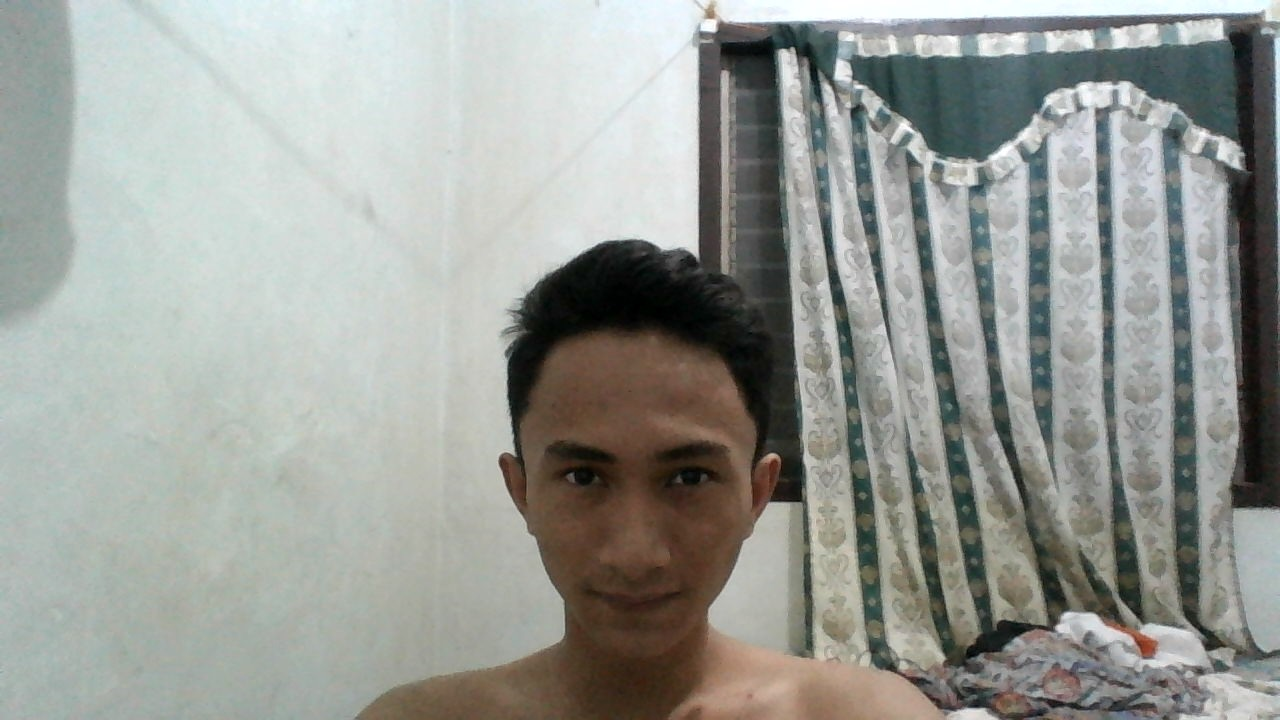
#> input picture Images/MeMyselfAndI2.jpg, 1280 x 720 px, found by its file name
$ python face_detection.py
#> lines starting #> are read from the running program, lines starting #| are printed output that depends on the picture; after the words box and inside, x2 and y2 are one past the last pixel; in counts of white or black regions, pixels touching at a corner belong together
## Remain the comment configuration below for pylint source-code, bug and quality checker.
# pylint: disable=maybe-no-member

from core.general import showMsg
import cv2

# Creating a CascadeClassifierObject
face_cascade = cv2.CascadeClassifier("classifier/predefined/haarcascade_frontalface_default.xml")
eye_cascade = cv2.CascadeClassifier("classifier/predefined/haarcascade_eye.xml")

# Reading the image
img = cv2.imread("images/MeMyselfAndI2.jpg")
#> img is the input picture: shape (720, 1280, 3); mean B, G, R 150.7, 155.9, 152.8
# Reading the image as gray scae Image
gray_img = cv2.cvtColor(img, cv2.COLOR_BGR2GRAY)
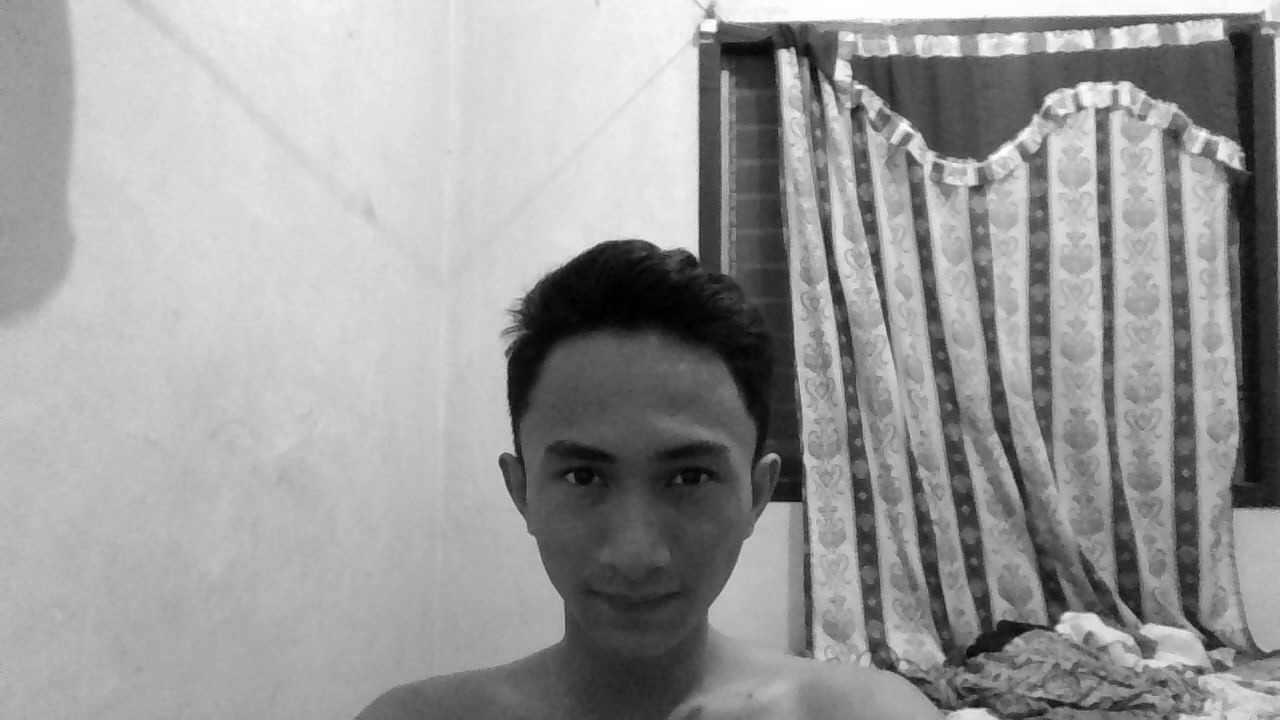
#> gray_img: shape (720, 1280); min 0, max 255, mean 154.4

# Search the coordinates of the image
faces = face_cascade.detectMultiScale(gray_img, scaleFactor = 1.05, minNeighbors = 30)
#> faces = [[487, 362, 291, 291]]

print(type(faces))
#| <class 'numpy.ndarray'>
print(faces)
#| [[487 362 291 291]]

for (x,y,w,h) in faces:
    img = cv2.rectangle(img,(x,y),(x+w,y+h),(255,0,0),1)
    roi_gray = gray_img[y:y+h, x:x+w]
    roi_color = img[y:y+h, x:x+w]
    eyes = eye_cascade.detectMultiScale(roi_gray)

    print(type(eyes))
    print(eyes)

    for (ex,ey,ew,eh) in eyes:
        cv2.rectangle(roi_color,(ex,ey),(ex+ew,ey+eh),(0,255,0),1)
#> this loop made 1 pass
#> (x, y, w, h, eyes) on pass 1: (487, 362, 291, 291, [[65, 85, 58, 58], [168, 85, 60, 60]])
#| <class 'numpy.ndarray'>
#| [[ 65  85  58  58]
#|  [168  85  60  60]]
#> pass 1, `img = cv2.rectangle(img,(x,y),(x+w,y+h),(255,0,0),1)`:
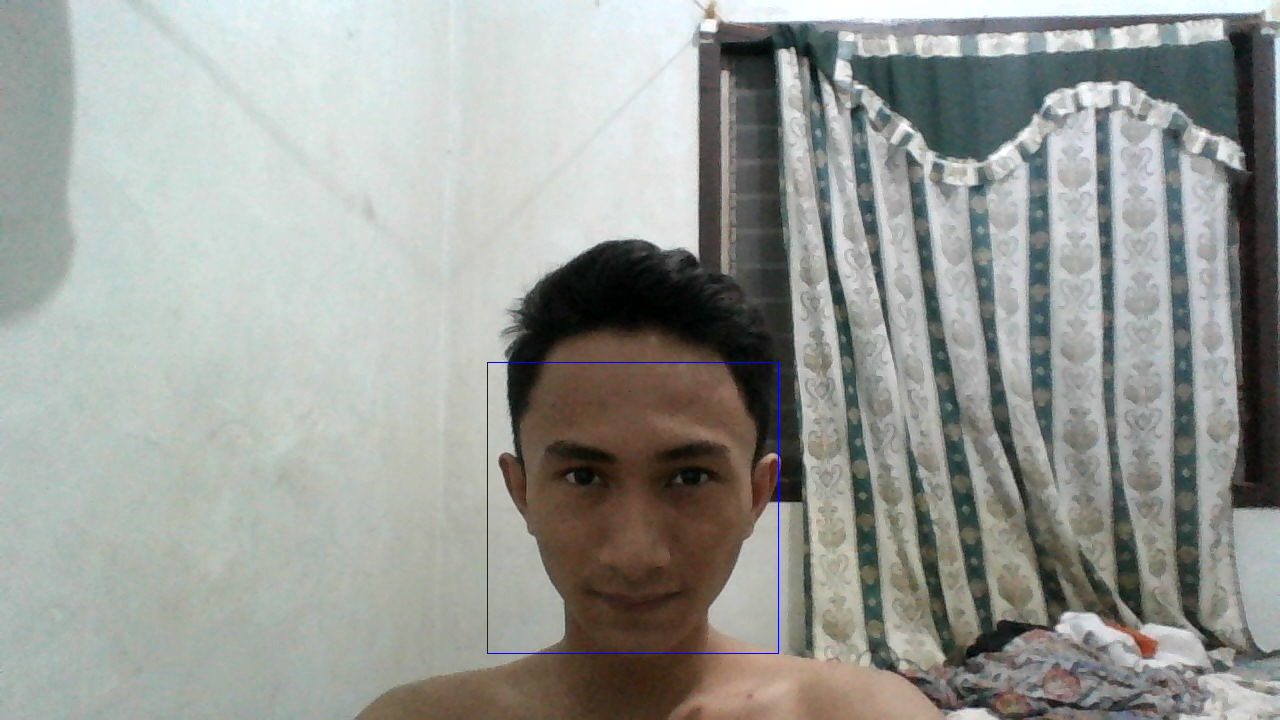
#> img: shape (720, 1280, 3); 0.13% of pixels changed, all inside (x1, y1, x2, y2) = (487, 362, 779, 654)
#> pass 1, `roi_gray = gray_img[y:y+h, x:x+w]`:
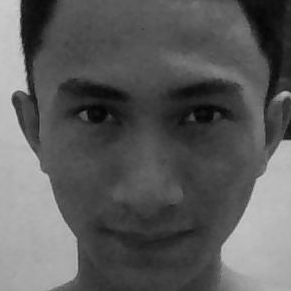
#> roi_gray: shape (291, 291); min 0, max 205, mean 91.6
#> pass 1, `roi_color = img[y:y+h, x:x+w]`:
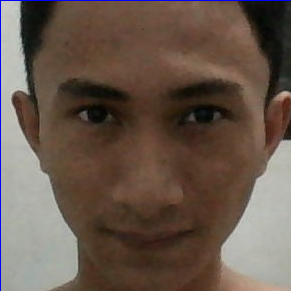
#> roi_color: shape (291, 291, 3); mean B, G, R 75.6, 87.3, 103.8
#> after the loop:
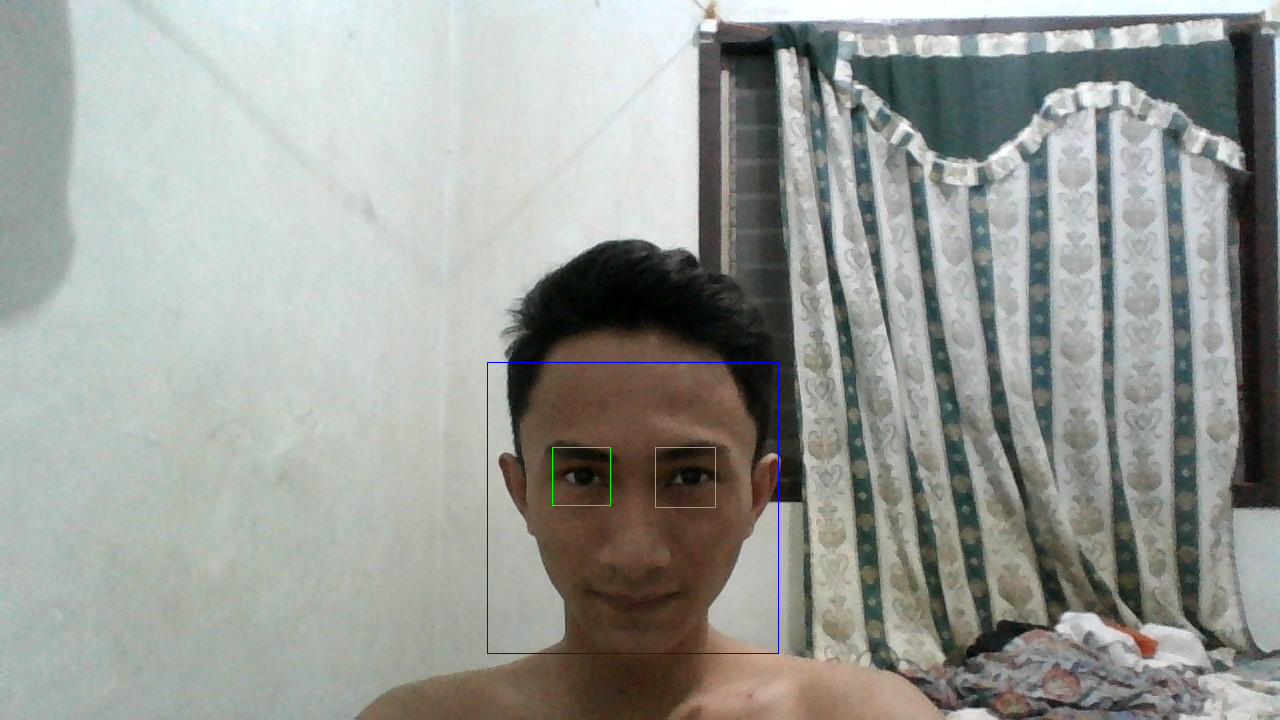
#> img: shape (720, 1280, 3); 0.05% of pixels changed, all inside (x1, y1, x2, y2) = (552, 447, 716, 508)
#> after the loop:
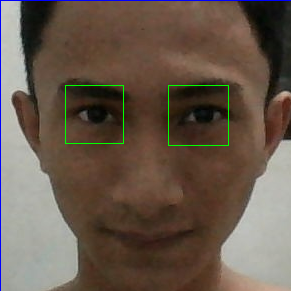
#> roi_color: shape (291, 291, 3); 0.56% of pixels changed, all inside (x1, y1, x2, y2) = (65, 85, 229, 146)

cv2.imshow('Face Detection',img)
cv2.waitKey(0)
cv2.destroyAllWindows()

####################################
## Description: CascadeClassifier::detectMultiScale
# Detects objects of different sizes in the input image. The detected objects are returned as a list of rectangles.
# cv2.CascadeClassifier::detectMultiScale(<image>, [<object>], [<scaleFactor>], [<minNeighbors>], [<flags>], [<minSize>], [<maxSize>])
#
# Image - Matrix of the type CV_8U containing an image where objects are detected.
# Cascade Classifier must be in xml and it is created by training by using Haar Cascade.
#
## Link Reference: https://docs.opencv.org/4.1.0/d1/de5/classcv_1_1CascadeClassifier.html
###################################

###################################
## Description: Rectangle
# cv2.rectangle(<image>, <flag>)
#
## Drawing Rectangle
# To draw a rectangle, you need top-left corner and bottom-right corner of rectangle.
# This time we will draw a green rectangle at the top-right corner of image.
# e.g. cv2.rectangle(img, (x1, y1), (x2, y2), (255,0,0), 1)
#
## Drawing Circle
# To draw a circle, you need its center coordinates and radius.
# We will draw a circle inside the rectangle drawn above.
# e.g. cv2.circle(img,(447,63), 63, (0,0,255), -1)
#
## Drawing Ellipse
# To draw the ellipse, we need to pass several arguments.
# One argument is the center location (x,y).
# Next argument is axes lengths (major axis length, minor axis length).
# angle is the angle of rotation of ellipse in anti-clockwise direction.
# startAngle and endAngle denotes the starting and ending of ellipse
# arc measured in clockwise direction from major axis. i.e. giving
# values 0 and 360 gives the full ellipse. For more details, check
# the documentation of cv2.ellipse(). Below example draws a
# half ellipse at the center of the image.
# e.g. cv2.ellipse(img,(256,256),(100,50),0,0,180,255,-1)
#
## Drawing Polygon
# To draw a polygon, first you need coordinates of vertices.
# Make those points into an array of shape ROWSx1x2 where ROWS are
# number of vertices and it should be of type int32.
# Here we draw a small polygon of with four vertices in yellow color.
# e.g. ...
# pts = np.array([[10,5],[20,30],[70,20],[50,10]], np.int32)
# pts = pts.reshape((-1,1,2))
# cv2.polylines(img,[pts],True,(0,255,255))
#
## Adding Text to Images:
# To put texts in images, you need specify following things.
# Text data that you want to write
# Position coordinates of where you want put it (i.e. bottom-left corner where data starts).
# Font type (Check cv2.putText() docs for supported fonts)
# Font Scale (specifies the size of font)
# regular things like color, thickness, lineType etc. For better look, lineType = cv2.LINE_AA is recommended.
# e.g. ...
# We will write OpenCV on our image in white color.
# font = cv2.FONT_HERSHEY_SIMPLEX
# cv2.putText(img,'OpenCV',(10,500), font, 4,(255,255,255),2,cv2.LINE_AA)
#
## Link Reference
# https://docs.opencv.org/3.1.0/dc/da5/tutorial_py_drawing_functions.html
###################################

# Example Drawing a Rectangle
# x1,y1 ------
# |          |
# |          |
# |          |
# --------x2,y2

$ run again, with Images/MeMyselfAndI.jpg copied over Images/MeMyselfAndI2.jpg
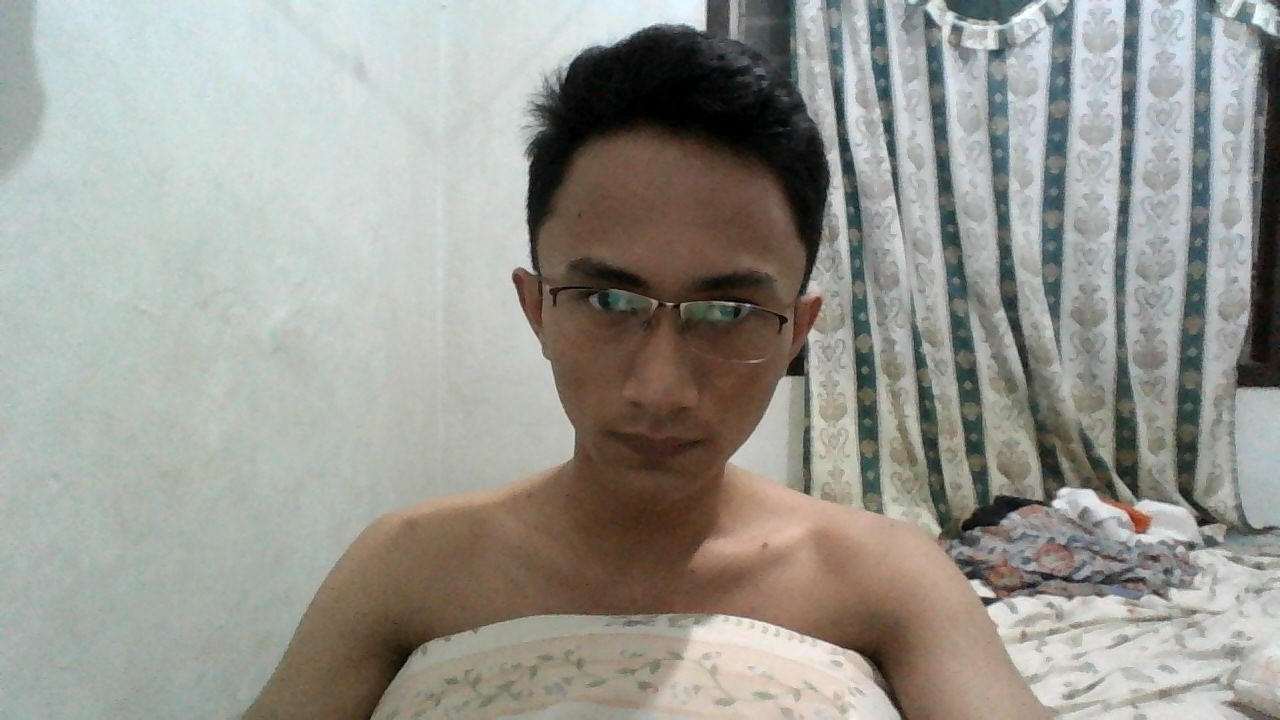
#> input picture Images/MeMyselfAndI.jpg, 1280 x 720 px, found by its file name
#> img is the input picture: shape (720, 1280, 3); mean B, G, R 145.2, 152, 152.6
#> `gray_img = cv2.cvtColor(img, cv2.COLOR_BGR2GRAY)`:
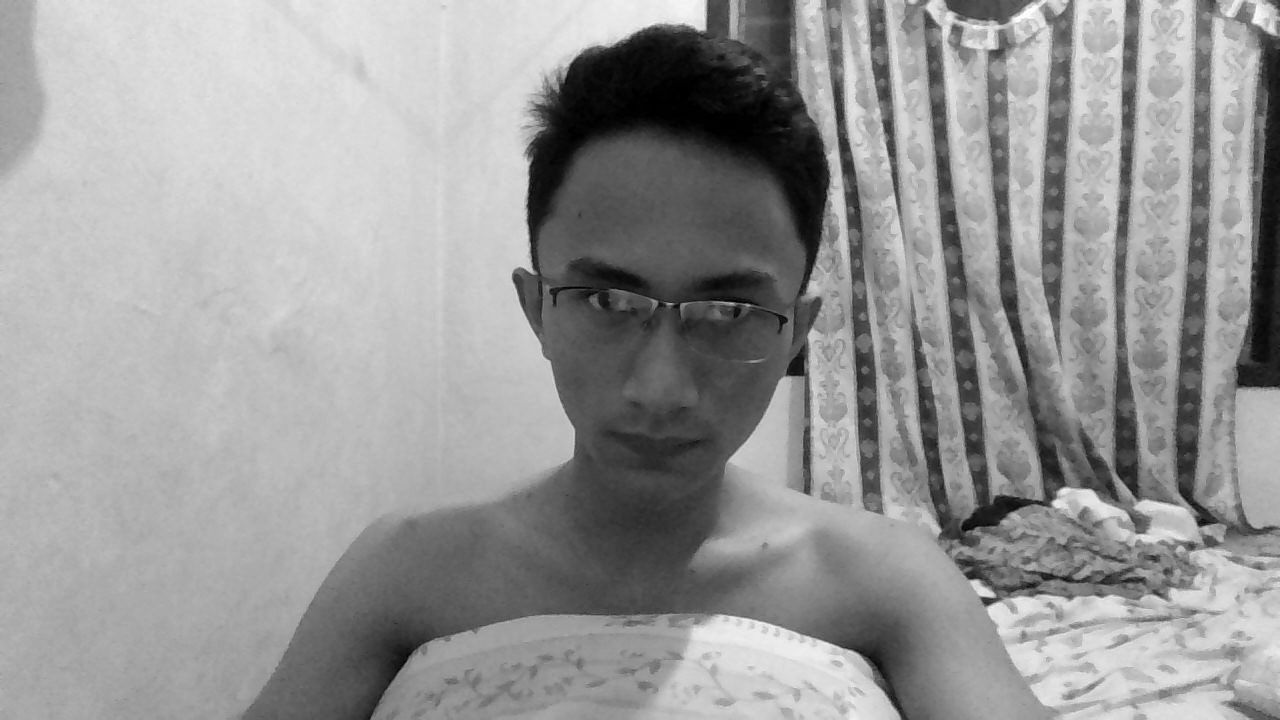
#> gray_img: shape (720, 1280); min 0, max 254, mean 151.4
#> faces = [[950, 32, 64, 64]]
#| <class 'numpy.ndarray'>
#| [[950  32  64  64]]
#> the loop `for (x,y,w,h) in faces:` made 1 pass
#> (printed output is left out)
#> pass 1, `roi_color = img[y:y+h, x:x+w]`:
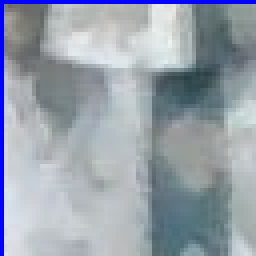
#> roi_color: shape (64, 64, 3) (shown 4 times larger); mean B, G, R 172.3, 161.2, 152.6
